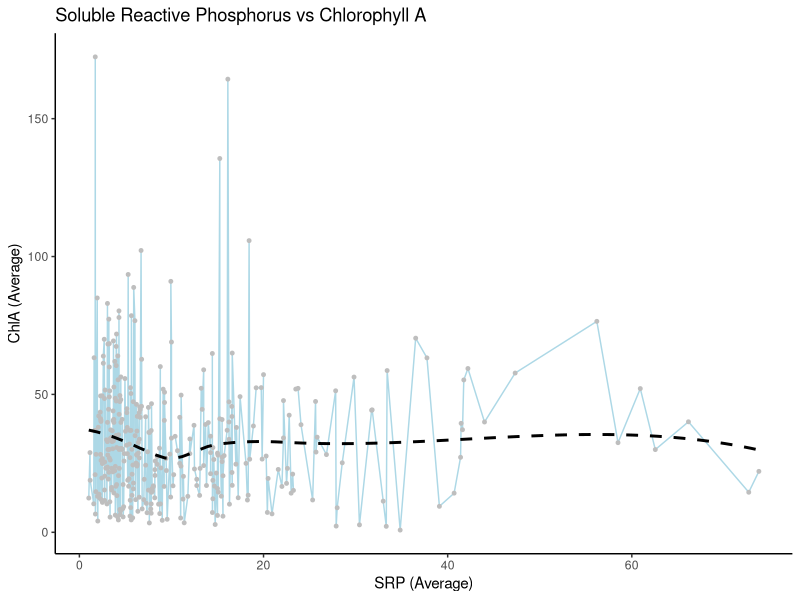
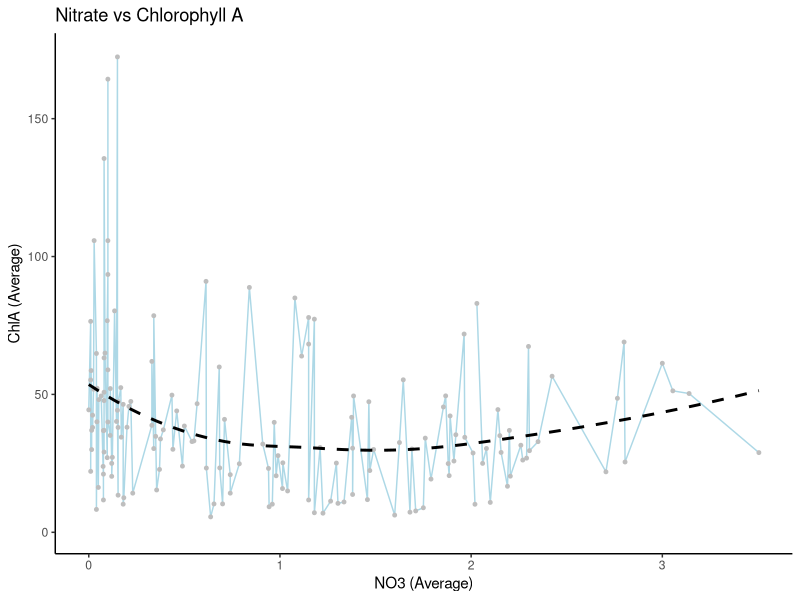
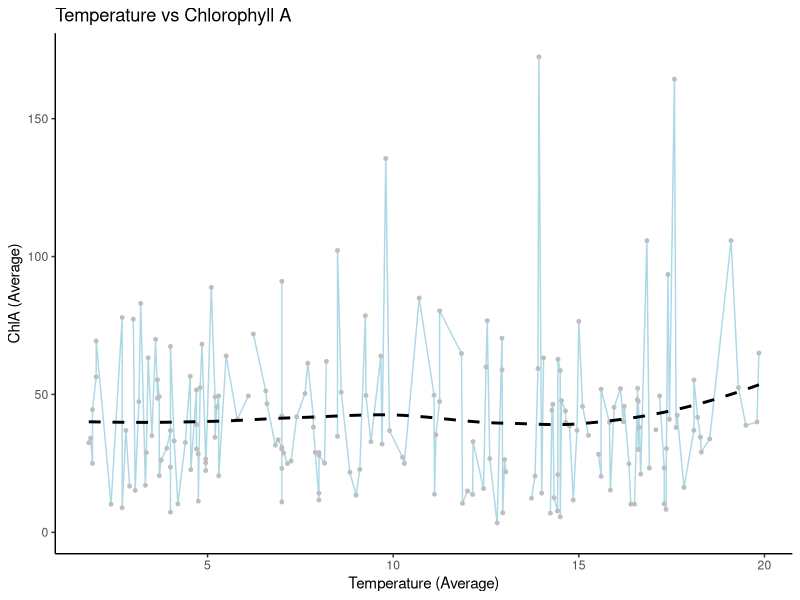
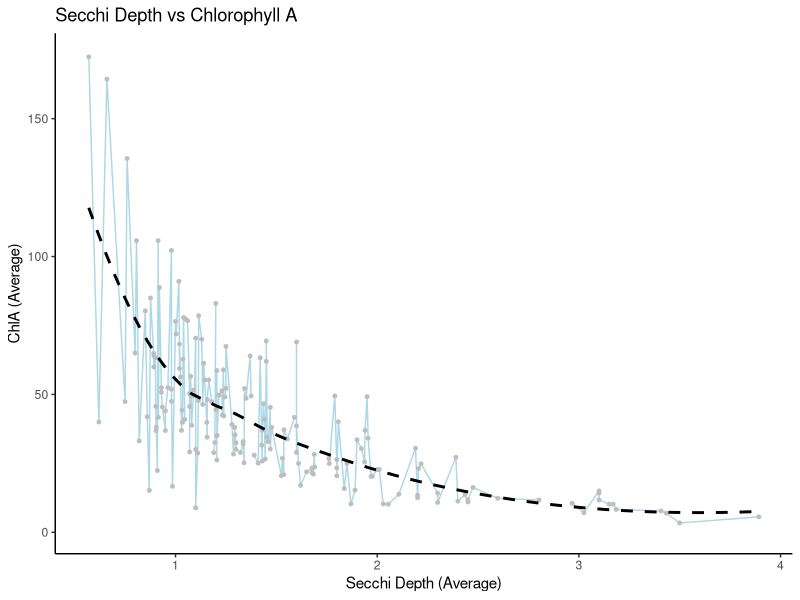
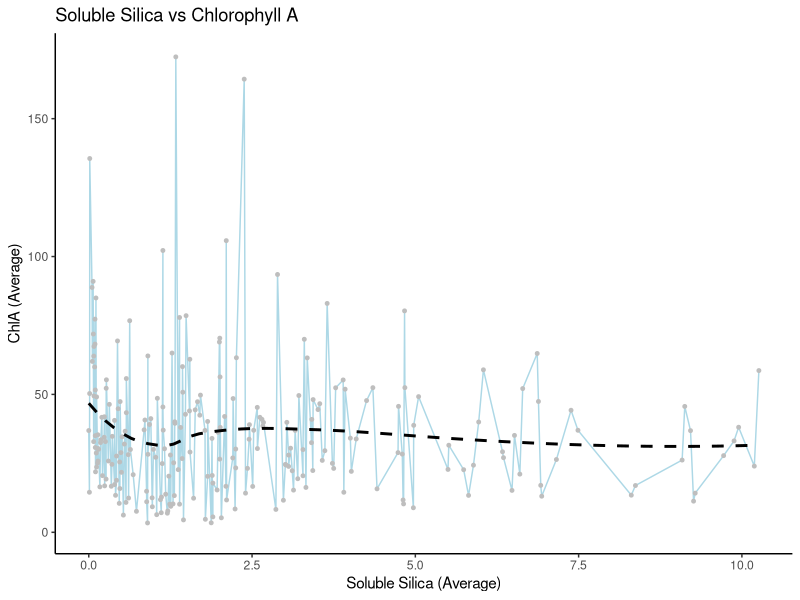
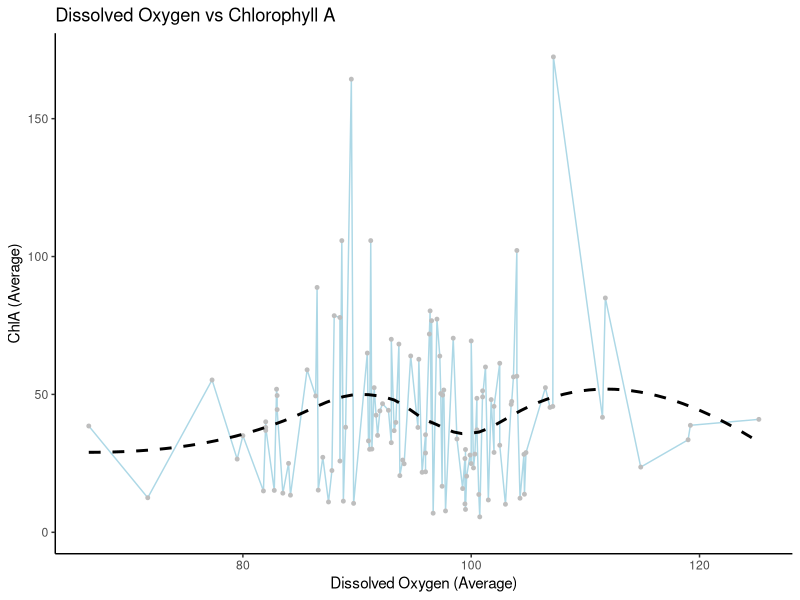
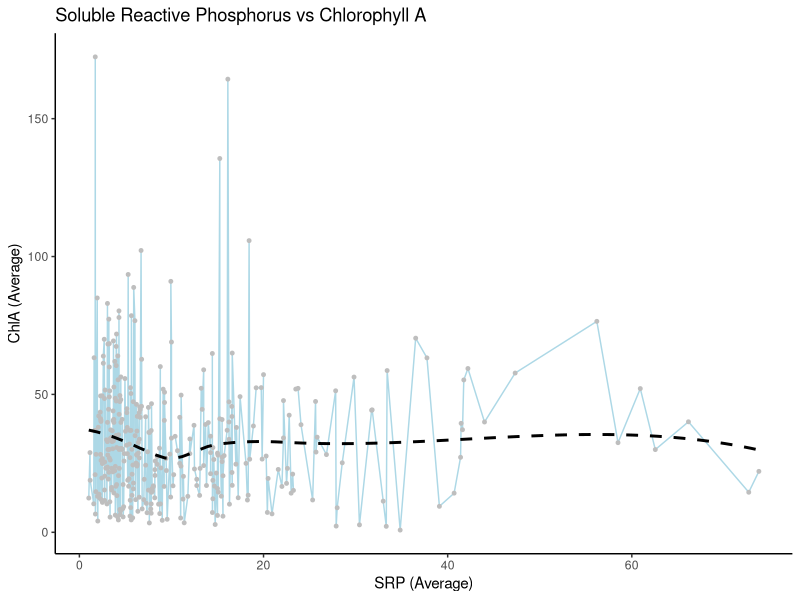
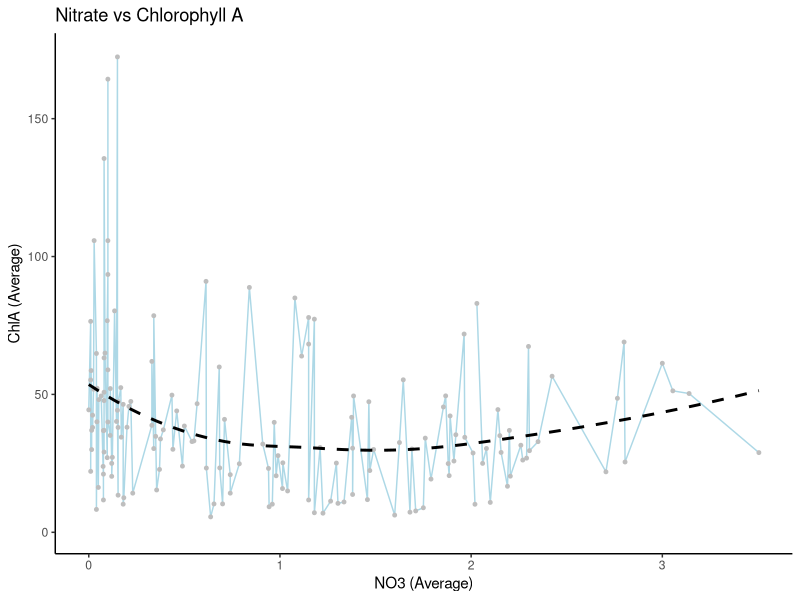

These figures' R source, in order:
#26/2/25
#plotting relationships using monitoring data

#library 
library(tidyverse)
#install.packages("tidyverse")

#loading data
monitoring_data<-read.csv("data/csv/monitoring_data_1980-2023.csv")

#checking data
View(monitoring_data)

#changing the date format
monitoring_data<-monitoring_data %>% 
  mutate(Expr1=dmy(Expr1),
         year = year(Expr1),  # Extract year
         month = month(Expr1))

View(monitoring_data)

#filtering data for only RB5 data
RB5_only <- monitoring_data %>%
  filter(!is.na(Expr1) & Expr1 >as.Date("1986-04-07")) %>%   # Keep rows where Expr1 is not NA
  select(Expr1, month, year, starts_with("RB5"))   # Keep Expr1 and columns starting with RB5

#checking data
View(RB5_only)

#averaging across months 
RB5_monthly_average<- RB5_only %>%
  group_by(year, month) %>%
  summarise(across(where(is.numeric), mean, na.rm = TRUE)) %>%  # Average numeric cols
  ungroup()%>%
  mutate(YearMonth = as.Date(paste(year, month, "01", sep = "-"))  # Create a proper date format
        ) #%>% 
         #filter(YearMonth>= as.Date("2004-01-01") & YearMonth <= as.Date("2016-12-01"))
#export csv
write_csv(RB5_monthly_average, "data/csv/RB5_monitoring_data_monthly_average_1980-2023.csv")

#checking data 
View(RB5_monthly_average)

#plot SRP vs ChlA
plot_SRPChlA<-ggplot(RB5_monthly_average, aes(x = RB5.SRP, y = RB5.ChlA)) +
  geom_line(colour="lightblue",linewidth = 0.5) +  # Line plot
  geom_point(colour="grey",size = 1) +  # Add points
  geom_smooth(linetype="dashed",se=F,colour="black")+
  labs(title = "Soluble Reactive Phosphorus vs Chlorophyll A",
       x = "SRP (Average)",
       y = "ChlA (Average)") +
  theme_classic()  # Clean theme

plot_SRPChlA

ggsave("output/monitoringdatarelationship/SRPChlA.png",plot_SRPChlA,width=16,height=8,dpi=450)
#ggsave("output/monitoringdatarelationship2004-2016/SRPChlA.png",plot_SRPChlA,width=16,height=8,dpi=450)

#plot NO3 vs ChlA
plot_NO3ChlA<-ggplot(RB5_monthly_average, aes(x = RB5.NO3, y = RB5.ChlA)) +
  geom_line(colour="lightblue",linewidth = 0.5) +  # Line plot
  geom_point(colour="grey",size = 1) +  # Add points
  geom_smooth(linetype="dashed",se=F,colour="black")+
  labs(title = "Nitrate vs Chlorophyll A",
       x = "NO3 (Average)",
       y = "ChlA (Average)") +
  theme_classic()  # Clean theme

plot_NO3ChlA

ggsave("output/monitoringdatarelationship/NO3ChlA.png",plot_NO3ChlA,width=16,height=8,dpi=450)
#ggsave("output/monitoringdatarelationship2004-2016/NO3ChlA.png",plot_NO3ChlA,width=16,height=8,dpi=450)

#plot temp vs ChlA
plot_tempChlA<-ggplot(RB5_monthly_average, aes(x = RB5.Temp, y = RB5.ChlA)) +
  geom_line(colour="lightblue",linewidth = 0.5) +  # Line plot
  geom_point(colour="grey",size = 1) +  # Add points
  geom_smooth(linetype="dashed",se=F,colour="black")+
  labs(title = "Temperature vs Chlorophyll A",
       x = "Temperature (Average)",
       y = "ChlA (Average)") +
  theme_classic()  # Clean theme

plot_tempChlA

ggsave("output/monitoringdatarelationship/tempChlA.png",plot_tempChlA,width=16,height=8,dpi=450)
#ggsave("output/monitoringdatarelationship2004-2016/tempChlA.png",plot_tempChlA,width=16,height=8,dpi=450)

#plot secchi depth vs ChlA
plot_SDChlA<-ggplot(RB5_monthly_average, aes(x = RB5.SD, y = RB5.ChlA)) +
  geom_line(colour="lightblue",linewidth = 0.5) +  # Line plot
  geom_point(colour="grey",size = 1) +  # Add points
  geom_smooth(linetype="dashed",se=F,colour="black")+
  labs(title = "Secchi Depth vs Chlorophyll A",
       x = "Secchi Depth (Average)",
       y = "ChlA (Average)") +
  theme_classic()  # Clean theme

plot_SDChlA

ggsave("output/monitoringdatarelationship/SDChlA.png",plot_SDChlA,width=16,height=8,dpi=450)
#ggsave("output/monitoringdatarelationship2004-2016/SDChlA.png",plot_SDChlA,width=16,height=8,dpi=450)

#plot SRSi vs ChlA
plot_SRSiChlA<-ggplot(RB5_monthly_average, aes(x = RB5.SRSi, y = RB5.ChlA)) +
  geom_line(colour="lightblue",linewidth = 0.5) +  # Line plot
  geom_point(colour="grey",size = 1) +  # Add points
  geom_smooth(linetype="dashed",se=F,colour="black")+
  labs(title = "Soluble Silica vs Chlorophyll A",
       x = "Soluble Silica (Average)",
       y = "ChlA (Average)") +
  theme_classic()  # Clean theme

plot_SRSiChlA

ggsave("output/monitoringdatarelationship/SRSiChlA.png",plot_SRSiChlA,width=16,height=8,dpi=450)
#ggsave("output/monitoringdatarelationship2004-2016/SRSiChlA.png",plot_SRSiChlA,width=16,height=8,dpi=450)

#plot DO vs ChlA
plot_DOChlA<-ggplot(RB5_monthly_average, aes(x = RB5.DO, y = RB5.ChlA)) +
  geom_line(colour="lightblue",linewidth = 0.5) +  # Line plot
  geom_point(colour="grey",size = 1) +  # Add points
  geom_smooth(linetype="dashed",se=F,colour="black")+
  labs(title = "Dissolved Oxygen vs Chlorophyll A",
       x = "Dissolved Oxygen (Average)",
       y = "ChlA (Average)") +
  theme_classic()  # Clean theme

plot_DOChlA

ggsave("output/monitoringdatarelationship/DOChlA.png",plot_DOChlA,width=16,height=8,dpi=450)
#ggsave("output/monitoringdatarelationship2004-2016/DOChlA.png",plot_DOChlA,width=16,height=8,dpi=450)
